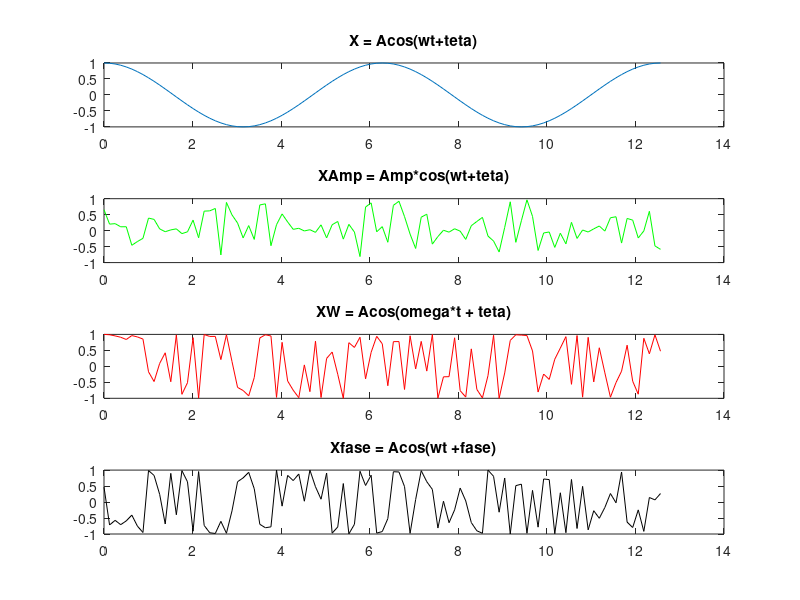

Write the MATLAB code that produced this figure.
% processo Estocastico
clear
a = 0;
b = 4*pi;
N = 100;
dt = (b-a)/N;
t = a:dt:b;
L = length(t);
% funcao Acos(wt+teta)
% A, w e teta constante
A = 1;
w = 1;
teta = 0;
X = A*cos(w*t+teta);
% processo Acos(wt+teta)
% V.A. A uniforme sobre [-1.1]
u = rand(1,L);
Amp = 2*u-1;
XAmp = Amp.*cos(w*t+teta);
% processo Acos(wt + teta)
% V.A. w uniforme sobre [0,2]
omega = 2*u;
XW = A*cos(omega.*t + teta);
% processo Acos(wt + teta)
% V.A. teta uniforme sobre [0,2]
fase = 2*pi*u;
Xfase = A*cos(w*t + fase);

figure
subplot(4,1,1)
plot(t,X)
title('X = Acos(wt+teta)')
subplot(4,1,2)
plot(t,XAmp, 'g')
title('XAmp = Amp*cos(wt+teta)')
subplot(4,1,3)
plot(t,XW, 'r')
title('XW = Acos(omega*t + teta)')
subplot(4,1,4)
plot(t,Xfase, 'k')
title('Xfase = Acos(wt +fase)')